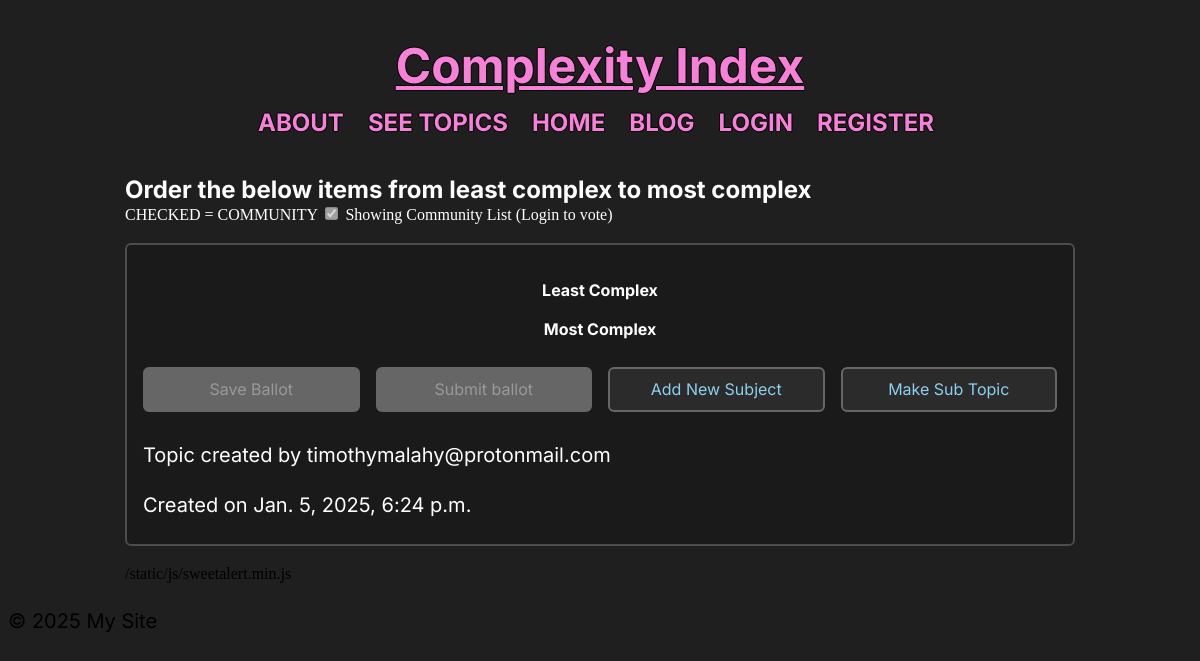
Screenshot of /polls/topic-detail/11/ with the database file from the repository.
### user_app/models.py (models this page shows, shortened)
class CustomUser(AbstractBaseUser, PermissionsMixin):
    email = models.EmailField(_("email address"), unique=True)
    first_name = models.CharField(_("first name"), max_length=255, blank=True, null=True)
    last_name = models.CharField(_("last name"), max_length=255, blank=True, null=True)
    is_active = models.BooleanField(_("active"), default=True)
    is_staff = models.BooleanField(_("staff status"), default=False)
    is_superuser = models.BooleanField(_("superuser status"), default=False)
    date_joined = models.DateTimeField(_("date joined"), auto_now_add=True)
    is_verified = models.BooleanField(_("verified"), default=False)
    verification_token = models.CharField(
        _("verification token"), max_length=64, blank=True, null=True
    )
    token_expiration = models.DateTimeField(_("token expiration"), blank=True, null=True)
    objects = CustomUserManager()
    USERNAME_FIELD = "email"
    REQUIRED_FIELDS = []

### polls/models.py (models this page shows, shortened)
class Topic(models.Model):
    class Meta:
        constraints = [
            models.UniqueConstraint(
                fields=["topic_text", "owner"],
                name="unique_topic_text_owner",
                condition=models.Q(topic_text__iexact=models.F("topic_text")),
            )
        ]
    topic_text = models.CharField(max_length=200)
    pub_date = models.DateTimeField("date published")
    reference_link = models.URLField(max_length=250, blank=True, null=True)
    publicly_visible = models.BooleanField(
        default=False, help_text="Should this topic be visible to all users?"
    )
    publicly_votable = models.BooleanField(
        default=False, help_text="Should this topic be votable by all users?"
    )
    public_new_subjects = models.BooleanField(
        default=False, help_text="Should this topic allow new subjects to be added by all users?"
    )
    owner = models.ForeignKey(
        CustomUser, on_delete=models.CASCADE, related_name="owner", blank=True, null=True
    )

### polls/views.py (the view)
# urls.py: path("topic-detail/<int:topic_id>/", views.topic_detail, name="topic_detail"),
def topic_detail(request, topic_id):
    context = {}
    user = request.user
    if user.is_anonymous:
        context["anonymous"] = True
    context["subjects"] = Subject.objects.filter(topic=topic_id).prefetch_related(
        "subjectlinks_set"
    )
    try:
        context["topic_owner"] = TopicOwner.objects.get(topic=topic_id).user.email
    except TopicOwner.DoesNotExist:
        context["topic_owner"] = "Unknown"
    context["topic"] = Topic.objects.get(id=topic_id)
    return render(request, "polls/topic-detail.html", context=context)

### polls/templates/polls/topic-detail.html (shortened to what this page needs)
{% extends "base.html" %}
{% load static %}
{% block extrahead %}
    <link rel="stylesheet" href="{% static 'css/polls/topic-detail.css' %}">
{% endblock %}
{% block content %}
    <h2 tabindex="0" >Order the below items from least complex to most complex</h2>
    {% if user.is_authenticated %}
        <label for="switch" class="gui-switch" style="color:white;">
            CHECKED = COMMUNITY
            <input type="checkbox" role="switch" id="switch"
            name="is-community-list"
            hx-get="{% url 'polls:load_subjects' %}"
            hx-trigger='load, confirmed'
            hx-swap="innerHTML"
            hx-target="#poll-form"
            hx-vals='{"topic":"{{topic.id}}"}'
            onClick="showSwapAlert()"
            >
            <span class="slider round"></span>
        </label>
      {% else %}
        <label for="switch" class="gui-switch" style="color:white;">
            CHECKED = COMMUNITY
            <input type="checkbox" role="switch" id="switch" disabled
            checked
            name="is-community-list"
            hx-get="{% url 'polls:load_subjects' %}"
            hx-trigger='load, confirmed'
            hx-swap="innerHTML"
            hx-target="#poll-form"
            hx-vals='{"topic":"{{topic.id}}"}'
            onClick="showSwapAlert()"
            >
            Showing Community List (Login to vote)
        </label>
    {% endif %}
    <div class="ballot inner-container" id="ballot">
        <div class="ballot__header">
            <h4 tabindex="0" class="ballot__header__label">Least Complex</h4>
        </div>
        <div class="ballot__footer">
            <h4 class="ballot__footer__label">Most Complex</h4>
            <div id="ballot-status">
            </div>
            <div class="ballot__controls">
                <button type="button"
                name="save-ballot-btn"
                class="button"
                {% if not user.is_authenticated %} disabled {% endif %}
                hx-post="{% url 'polls:sort_subjects' %}"
                hx-target="this"
                hx-swap="none"
                hx-include="#poll-form"
                >
                    Save Ballot
                </button>
                <button type="button"
                class="button"
                name="submit-ballot-btn"
                {% if not user.is_authenticated  %} disabled {% endif %}
                hx-post="{% url 'polls:sort_subjects' %}"
                hx-target="this"
                hx-swap="none"
                hx-include="#poll-form"
                >
                    Submit ballot
                </button>
                <button
                    type="button"
                    class="button open-modal"
                    id="new-subject"
                    hx-get="{% url 'polls:render_modal' %}"
                    hx-target="#modal-content"
                    >
                    Add New Subject
                </button>
                <button type="button"
                    class="button open-modal"
                    id="new-topic"
                    hx-get="{% url 'polls:render_modal' %}"
                    hx-target="#modal-content">
                    Make Sub Topic
                </button>
            </div>
            <div class="ballot-details">
                <p>Topic created by {{ topic_owner }}</p>
                <p>Created on {{ topic.pub_date }}</p>
            </div>
        </div>
    </div>
    {% static 'js/sweetalert.min.js' %}
{% endblock %}

### static/css/styles.css (style rules this page uses)
:root { --font-family: "Inter", "Arial", sans-serif; --font-weight-strong: 600; --font-size-h1: 3rem; --font-size-h2: 1.5rem; --font-size-h3: 1.6rem; --font-size-h4: 1.35rem; --font-size-text: 1.25rem; --border-radius: 0; --brand-color-dark: hsl(316, 71%, 74%); --brand-color-dark-intense: hsl(316, 91%, 74%); --brand-color-dark-subtle: hsl(316, 31%, 74%); --accent-color-dark-intense: hsl(198, 93%, 74%); --accent-color-dark: hsl(198, 73%, 74%); --accent-color-dark-subtle: hsl(198, 33%, 74%); --container-background-color-dark: hsl(0, 0%, 20%); --container-border-color-dark: hsl(0, 0%, 40%) 2px solid; --container-border-radius-dark: 6px; --quote-background-color: hsl(197, 9%, 45%); }
*, *::before, *::after { box-sizing: border-box; }
html { -moz-text-size-adjust: none; -webkit-text-size-adjust: none; text-size-adjust: none; }
body, h1, h2, h3, h4, p, figure, blockquote, dl, dd { margin-block-end: 0; }
body { min-height: 100vh; line-height: 1.5; }
h1, h2, h3, h4, button, input, label { line-height: 1.1; }
h1, h2, h3, h4 { text-wrap: balance; }
input, button, textarea, select { font-family: inherit; font-size: inherit; }
body { min-height: 100vh; font-size: 100%; line-height: 1.5; text-rendering: optimizeSpeed; overflow-x: hidden; background: hsl(0, 0%, 12%); }
h1, h2, h3, h4 { font-family: var(--font-family); font-weight: 700; color: hsl(0, 0%, 100%); }
p { font-family: var(--font-family); font-weight: 400; font-size: var(--font-size-text); line-height: 1.5; }

### static/css/polls/topic-detail.css (style rules this page uses)
.inner-container { padding: 1rem; gap: 1rem; margin: 1rem 0; background-color: hsl(0, 0%, 10%); border: hsl(0, 0%, 30%) 2px solid; border-radius: 6px; }
.ballot { color: white; font-size: 1rem; font-family: var(--font-family); }
.ballot h4 { display: flex; justify-content: center; width: 100%; }
.ballot__footer { margin-bottom: 0.5rem; display: flex; flex-direction: column; }
.ballot__controls { margin: 0.5rem 0; --min: 15ch; --gap: 1rem; display: grid; grid-gap: var(--gap); grid-template-columns: repeat(auto-fit, minmax(min(100%, var(--min)), 1fr)); }
.button { background-color: hsl(0, 0%, 17%); color: var(--accent-color-dark); border: hsl(0, 0%, 40%) 2px solid; border-radius: 6px; padding: 0.75rem; text-decoration: none; text-align: center; }
.button:disabled { background-color: hsl(0, 0%, 40%); color: hsl(0, 0%, 60%); cursor: not-allowed; }

### rows the page displays
CustomUser: email "timothymalahy@protonmail.com"
Topic: pub_date "Jan. 5, 2025, 6:24 p.m."
